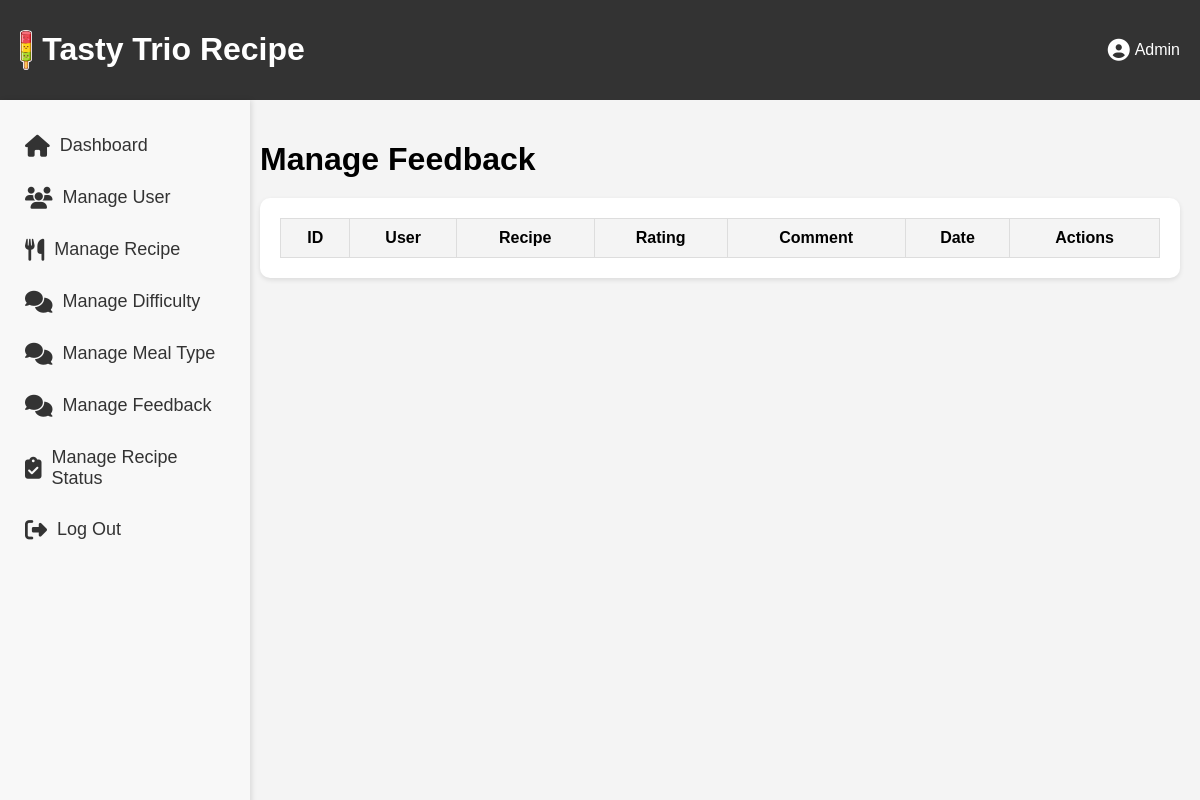
/manage_feedback.php, run on an earlier commit of the app's database.
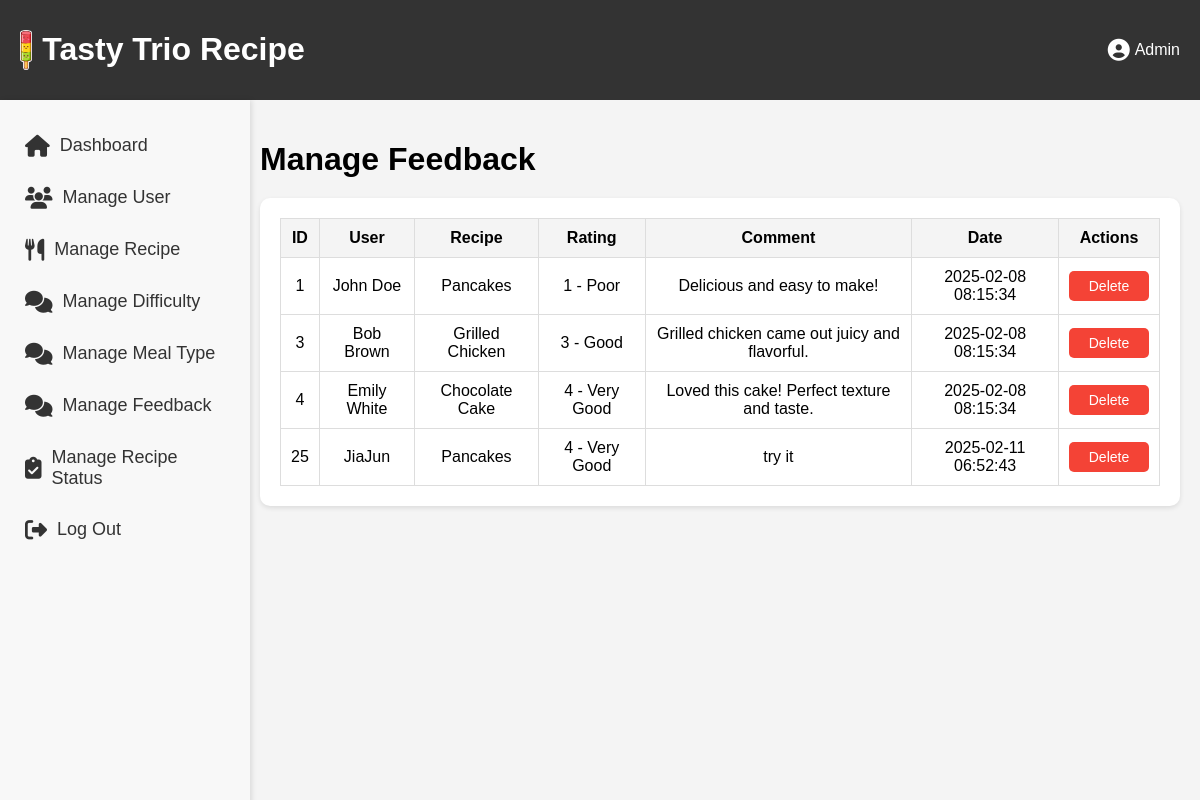
And on a later commit of the database.
### tables this page shows
CREATE TABLE `feedback` (
  `feedbackID` int(11) NOT NULL,
  `userID` int(11) DEFAULT NULL,
  `recipeID` int(11) DEFAULT NULL,
  `ratingID` int(11) DEFAULT NULL,
  `comment` text DEFAULT NULL,
  `feedbackDate` timestamp NOT NULL DEFAULT current_timestamp()
);

CREATE TABLE `registered_user` (
  `userID` int(11) NOT NULL,
  `userImg` varchar(255) DEFAULT NULL,
  `userName` varchar(255) NOT NULL,
  `userEmail` varchar(255) NOT NULL,
  `userPass` varchar(255) NOT NULL,
  `userBio` text DEFAULT NULL,
  `favID` int(11) DEFAULT NULL,
  `reset_token` varchar(255) DEFAULT NULL,
  `userStatus` enum('Active','Inactive','Banned') NOT NULL DEFAULT 'Active'
);

CREATE TABLE `recipe` (
  `recipeID` int(11) NOT NULL,
  `recipeImg` varchar(255) DEFAULT NULL,
  `recipeName` varchar(255) NOT NULL,
  `recipeIngred` text NOT NULL,
  `recipeDesc` text NOT NULL,
  `recipeDate` timestamp NOT NULL DEFAULT current_timestamp(),
  `recipeStatus` varchar(255) NOT NULL,
  `remark` text DEFAULT NULL,
  `userID` int(11) DEFAULT NULL,
  `diffID` int(11) DEFAULT NULL,
  `typeID` int(11) DEFAULT NULL
);

CREATE TABLE `rating` (
  `ratingID` int(11) NOT NULL,
  `ratingNum` int(11) NOT NULL,
  `ratingText` varchar(50) NOT NULL
);

### manage_feedback.php (the view, shortened to what this page needs)
<?php
include 'db.php';
$query = "SELECT feedback.feedbackID, feedback.comment, feedback.feedbackDate,
                 registered_user.userName, recipe.recipeName, rating.ratingNum, rating.ratingText
          FROM feedback
          LEFT JOIN registered_user ON feedback.userID = registered_user.userID
          LEFT JOIN recipe ON feedback.recipeID = recipe.recipeID
          LEFT JOIN rating ON feedback.ratingID = rating.ratingID";
$result = $conn->query($query);
?>
<!DOCTYPE html>
<html lang="en">
<head>
    <link rel="stylesheet" href="https://cdnjs.cloudflare.com/ajax/libs/font-awesome/6.4.2/css/all.min.css">
</head>
<body>
    <?php include('admin_Side_Nav.php'); ?>
    <div class="main-content">
        <h1>Manage Feedback</h1>
        <div class="table-container">
            <table>
                <thead>
                    <tr>
                        <th>ID</th>
                        <th>User</th>
                        <th>Recipe</th>
                        <th>Rating</th>
                        <th>Comment</th>
                        <th>Date</th>
                        <th>Actions</th>
                    </tr>
                </thead>
                <tbody>
                    <?php while ($row = $result->fetch_assoc()) { ?>
                        <tr>
                            <td><?= $row['feedbackID'] ?></td>
                            <td><?= $row['userName'] ?: 'Guest' ?></td>
                            <td><?= $row['recipeName'] ?: 'Unknown' ?></td>
                            <td><?= $row['ratingNum'] . ' - ' . $row['ratingText'] ?></td>
                            <td><?= $row['comment'] ?></td>
                            <td><?= $row['feedbackDate'] ?></td>
                            <td>
                                <div class="action-buttons">
                                    <a href="manage_feedback.php?delete=<?= $row['feedbackID'] ?>" onclick="return confirm('Are you sure you want to delete this feedback?');">
                                        <button class="delete-btn">Delete</button>
                                    </a>
                                </div>
                            </td>
                        </tr>
                    <?php } ?>
                </tbody>
            </table>
        </div>
    </div>
</body>
</html>

What changed in the data, as far as the page shows it:
added feedback: feedbackID "1", userID.userName "John Doe", recipeID.recipeName "Pancakes", ratingID.ratingNum "1", ratingID.ratingText "Poor", comment "Delicious and easy to make!", feedbackDate "2025-02-08 08:15:34"
added feedback: feedbackID "3", userID.userName "Bob Brown", recipeID.recipeName "Grilled Chicken", ratingID.ratingNum "3", ratingID.ratingText "Good", comment "Grilled chicken came out juicy and flavorful.", feedbackDate "2025-02-08 08:15:34"
added feedback: feedbackID "4", userID.userName "Emily White", recipeID.recipeName "Chocolate Cake", ratingID.ratingNum "4", ratingID.ratingText "Very Good", comment "Loved this cake! Perfect texture and taste.", feedbackDate "2025-02-08 08:15:34"
added feedback: feedbackID "25", userID.userName "JiaJun", recipeID.recipeName "Pancakes", ratingID.ratingNum "4", ratingID.ratingText "Very Good", comment "try it", feedbackDate "2025-02-11 06:52:43"
